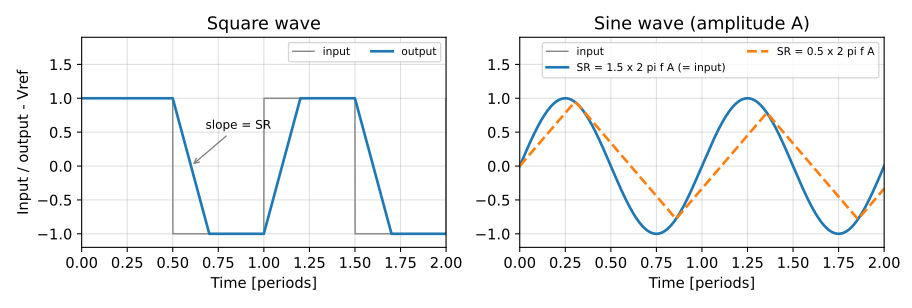

This chart was generated by the following Python code:
# SPDX-License-Identifier: MIT
"""Slew rate limiting in time: a square wave becomes a trapezoid (left); a sine whose
largest slope 2 pi f A is below SR passes, above SR it becomes a smaller triangle
(right)."""
import sys
import pathlib

import matplotlib.pyplot as plt
import numpy as np

sys.path.insert(0, str(pathlib.Path(__file__).resolve().parents[2] / "tools"))
from figures import save  # noqa: E402


def slew(x, rate, dt):
    y = np.empty_like(x)
    out = x[0]
    for n, v in enumerate(x):
        out += np.clip(v - out, -rate * dt, rate * dt)
        y[n] = out
    return y


t = np.linspace(0, 2, 8001)            # time in input periods
dt = t[1] - t[0]
fig, (ax1, ax2) = plt.subplots(1, 2, figsize=(9.5, 3.2))

sq = np.where((t % 1) < 0.5, 1.0, -1.0)
ax1.plot(t, sq, color="gray", lw=1, label="input")
ax1.plot(t, slew(sq, 10, dt), lw=2, label="output")
ax1.annotate("slope = SR", (0.6, 0.0), (0.68, 0.55), fontsize=9, arrowprops=dict(arrowstyle="->", color="gray"))
ax1.set_title("Square wave")
ax1.set_xlabel("Time [periods]")
ax1.set_ylabel("Input / output - Vref")

x = np.sin(2 * np.pi * t)
ax2.plot(t, x, color="gray", lw=1, label="input")
for k, style in ((1.5, "-"), (0.5, "--")):
    y = slew(x, k * 2 * np.pi, dt)
    ax2.plot(t, y, lw=2, ls=style, label=f"SR = {k} x 2 pi f A" + (" (= input)" if k > 1 else ""))
ax2.set_title("Sine wave (amplitude A)")
ax2.set_xlabel("Time [periods]")
for ax, ncol in ((ax1, 3), (ax2, 2)):
    ax.set_xlim(0, 2)
    ax.set_ylim(-1.2, 1.9)
    ax.legend(loc="upper right", fontsize=8, ncol=ncol)
fig.tight_layout()
save(fig, pathlib.Path(__file__).with_name("response.svg"))
